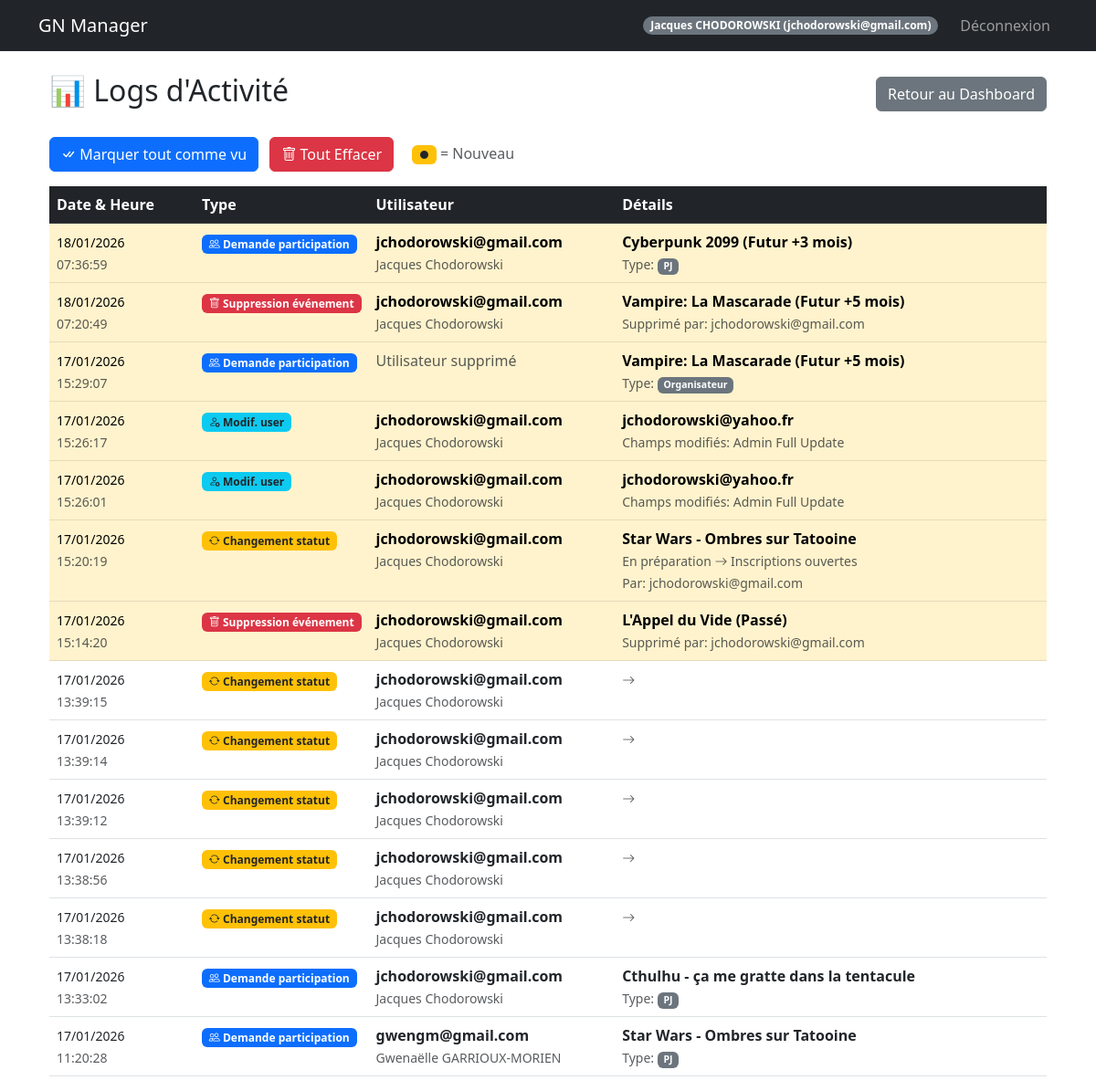
/admin/logs (signed in), run on the app's committed database.
### models.py (models this page shows, shortened)
class User(UserMixin, db.Model):
    id = db.Column(db.Integer, primary_key=True)
    email = db.Column(db.String(120), unique=True, nullable=False)
    password_hash = db.Column(db.String(128))
    nom = db.Column(db.String(80))
    prenom = db.Column(db.String(80))
    age = db.Column(db.Integer)
    genre = db.Column(db.String(20))
    avatar_url = db.Column(db.String(200))
    role = db.Column(db.String(20), default='user')  # createur, sysadmin, user
    is_banned = db.Column(db.Boolean, default=False)
    is_deleted = db.Column(db.Boolean, default=False)  # Suppression logique
    @property
    def is_admin(self):
        return self.role in ['createur', 'sysadmin']

class ActivityLog(db.Model):
    id = db.Column(db.Integer, primary_key=True)
    action_type = db.Column(db.String(50), nullable=False)
    user_id = db.Column(db.Integer, db.ForeignKey('user.id'))
    event_id = db.Column(db.Integer, db.ForeignKey('event.id'), nullable=True)
    details = db.Column(db.Text)  # JSON
    is_viewed = db.Column(db.Boolean, default=False)
    created_at = db.Column(db.DateTime, default=datetime.utcnow)
    user = db.relationship('User', backref='activity_logs')
    event = db.relationship('Event', backref='activity_logs')

### routes/admin_routes.py (the view)
@admin_bp.route('/admin/logs')
@login_required
@admin_required
def admin_logs():
    logs = ActivityLog.query.order_by(ActivityLog.created_at.desc()).all()
    for log in logs:
        try:
            log.details_dict = json.loads(log.details or '{}')
        except json.JSONDecodeError:
            log.details_dict = {}
    return render_template('admin_logs.html', logs=logs)

### templates/admin_logs.html (shortened to what this page needs)
{% extends "base.html" %}
{% block content %}
<div class="container mt-4">
    <div class="d-flex justify-content-between align-items-center mb-4">
        <h2>📊 Logs d'Activité</h2>
        <a href="{{ url_for('admin.dashboard') }}" class="btn btn-secondary">Retour au Dashboard</a>
    </div>
    {% if logs %}
    <div class="mb-3">
        <button id="markViewedBtn" class="btn btn-primary">
            <i class="bi bi-check-all"></i> Marquer tout comme vu
        </button>
        <form action="{{ url_for('admin.delete_all_logs') }}" method="POST" class="d-inline ms-2"
            onsubmit="return confirm('Êtes-vous sûr de vouloir TOUT effacer ? Cette action est irréversible.');">
            <button type="submit" class="btn btn-danger">
                <i class="bi bi-trash"></i> Tout Effacer
            </button>
        </form>
        <span class="ms-3 text-muted">
            <span class="badge bg-warning text-dark">●</span> = Nouveau
        </span>
    </div>
    <div class="table-responsive">
        <table class="table table-hover">
            <thead class="table-dark">
                <tr>
                    <th style="width: 15%">Date & Heure</th>
                    <th style="width: 15%">Type</th>
                    <th style="width: 25%">Utilisateur</th>
                    <th style="width: 45%">Détails</th>
                </tr>
            </thead>
            <tbody>
                {% for log in logs %}
                <tr {% if not log.is_viewed %}class="table-warning" {% endif %}>
                    <td>
                        <small>{{ log.created_at.strftime('%d/%m/%Y') }}</small><br>
                        <small class="text-muted">{{ log.created_at.strftime('%H:%M:%S') }}</small>
                    </td>
                    <td>
                        {% if log.action_type == 'user_registration' %}
                        <span class="badge bg-success">
                            <i class="bi bi-person-plus"></i> Inscription
                        </span>
                        {% elif log.action_type == 'event_creation' %}
                        <span class="badge bg-info">
                            <i class="bi bi-calendar-plus"></i> Création événement
                        </span>
                        {% elif log.action_type == 'event_participation' %}
                        <span class="badge bg-primary">
                            <i class="bi bi-people"></i> Demande participation
                        </span>
                        {% elif log.action_type == 'Modification statut' %}
                        <span class="badge bg-warning text-dark">
                            <i class="bi bi-arrow-repeat"></i> Changement statut
                        </span>
                        {% elif log.action_type == 'Suppression utilisateur' %}
                        <span class="badge bg-danger">
                            <i class="bi bi-person-x"></i> Suppression user
                        </span>
                        {% elif log.action_type == 'Mise à jour événement' %}
                        <span class="badge bg-info text-dark">
                            <i class="bi bi-pencil"></i> Modif. événement
                        </span>
                        {% elif log.action_type == 'Mise à jour participant' %}
                        <span class="badge bg-info text-dark">
                            <i class="bi bi-person-gear"></i> Modif. participant
                        </span>
                        {% elif log.action_type == 'Mise à jour groupes' %}
                        <span class="badge bg-secondary">
                            <i class="bi bi-collection"></i> Config. groupes
                        </span>
                        {% elif log.action_type == 'Mise à jour utilisateur' %}
                        <span class="badge bg-info text-dark">
                            <i class="bi bi-person-gear"></i> Modif. user
                        </span>
                        {% elif log.action_type == 'Suppression événement' %}
                        <span class="badge bg-danger">
                            <i class="bi bi-trash"></i> Suppression événement
                        </span>
                        {% endif %}
                    </td>
                    <td>
                        {% if log.user %}
                        <strong>{{ log.user.email }}</strong>
                        {% if log.user.prenom and log.user.nom %}
                        <br><small class="text-muted">{{ log.user.prenom }} {{ log.user.nom }}</small>
                        {% endif %}
                        {% else %}
                        <span class="text-muted">Utilisateur supprimé</span>
                        {% endif %}
                    </td>
                    <td>
                        {% if log.action_type == 'user_registration' %}
                        <div>
                            <strong>{{ log.details_dict.prenom }} {{ log.details_dict.nom }}</strong>
                        </div>
                        <small class="text-muted">
                            Email: {{ log.details_dict.email }}
                            {% if log.details_dict.genre %}
                            | Genre: {{ log.details_dict.genre }}
                            {% endif %}
                        </small>
                        {% elif log.action_type == 'event_participation' %}
                        <div>
                            <strong>{{ log.details_dict.event_name }}</strong>
                        </div>
                        <small class="text-muted">
                            Type: <span class="badge bg-secondary">{{ log.details_dict.type }}</span>
                        </small>
                        {% elif log.action_type == 'Modification statut' %}
                        <div>
                            <strong>{{ log.details_dict.event_name }}</strong>
                        </div>
                        <small class="text-muted">
                            {{ log.details_dict.old_status }} <i class="bi bi-arrow-right"></i> {{
                            log.details_dict.new_status }}
                            {% if log.details_dict.changed_by %}
                            <br>Par: {{ log.details_dict.changed_by }}
                            {% endif %}
                        </small>
                        {% elif log.action_type == 'Mise à jour utilisateur' %}
                        <div>
                            <strong>{{ log.details_dict.target_email }}</strong>
                        </div>
                        <small class="text-muted">
                            Champs modifiés: {{ log.details_dict.updated_fields }}
                        </small>
                        {% elif log.action_type == 'Suppression événement' %}
                        <div>
                            <strong>{{ log.details_dict.event_name }}</strong>
                        </div>
                        <small class="text-muted">
                            Supprimé par: {{ log.details_dict.deleted_by_email }}
                        </small>
                        {% endif %}
                    </td>
                </tr>
                {% endfor %}
            </tbody>
        </table>
    </div>
    {% else %}
    <div class="alert alert-info">
        <i class="bi bi-info-circle"></i> Aucune activité enregistrée pour le moment.
    </div>
    {% endif %}
</div>
{% endblock %}

### templates/base.html (shortened to what this page needs)
<!DOCTYPE html>
<html lang="fr">
<head>
    <link href="https://cdn.jsdelivr.net/npm/bootstrap@5.3.0/dist/css/bootstrap.min.css" rel="stylesheet">
    <link rel="stylesheet" href="https://cdn.jsdelivr.net/npm/bootstrap-icons@1.11.3/font/bootstrap-icons.min.css">
</head>
<body>
    <nav class="navbar navbar-expand-lg navbar-dark bg-dark">
        <div class="container">
            <a class="navbar-brand" href="{{ url_for('auth.index') }}">GN Manager</a>
            {% if current_user.is_authenticated %}
            <div class="navbar-nav ms-auto align-items-center">
                <span class="badge bg-secondary rounded-pill me-3">{{ current_user.prenom }} {{ current_user.nom|upper
                    }} ({{ current_user.email }})</span>
                <a class="nav-link" href="{{ url_for('auth.logout') }}">Déconnexion</a>
            </div>
            {% endif %}
        </div>
    </nav>
    <div class="container mt-4">
        {% block content %}{% endblock %}
    </div>
</body>
</html>

### data on the page
User: prenom "Jacques", nom "CHODOROWSKI", email "jchodorowski@gmail.com"
ActivityLog: created_at "18/01/2026", created_at "07:36:59", shows "Demande participation", user.email "jchodorowski@gmail.com", user.prenom "Jacques", user.nom "Chodorowski", details_dict.event_name "Cyberpunk 2099 (Futur +3 mois)", details_dict.type "PJ"
ActivityLog: created_at "18/01/2026", created_at "07:20:49", shows "Suppression événement", user.email "jchodorowski@gmail.com", user.prenom "Jacques", user.nom "Chodorowski", details_dict.event_name "Vampire: La Mascarade (Futur +5 mois)", details_dict.deleted_by_email "jchodorowski@gmail.com"
ActivityLog: created_at "17/01/2026", created_at "15:29:07", shows "Demande participation", shows "Utilisateur supprimé", details_dict.event_name "Vampire: La Mascarade (Futur +5 mois)", details_dict.type "Organisateur"
ActivityLog: created_at "17/01/2026", created_at "15:26:17", shows "Modif. user", user.email "jchodorowski@gmail.com", user.prenom "Jacques", user.nom "Chodorowski", details_dict.target_email "jchodorowski@yahoo.fr", details_dict.updated_fields "Admin Full Update"
ActivityLog: created_at "17/01/2026", created_at "15:26:01", shows "Modif. user", user.email "jchodorowski@gmail.com", user.prenom "Jacques", user.nom "Chodorowski", details_dict.target_email "jchodorowski@yahoo.fr", details_dict.updated_fields "Admin Full Update"
ActivityLog: created_at "17/01/2026", created_at "15:20:19", shows "Changement statut", user.email "jchodorowski@gmail.com", user.prenom "Jacques", user.nom "Chodorowski", details_dict.event_name "Star Wars - Ombres sur Tatooine", details_dict.old_status "En préparation", details_dict.new_status "Inscriptions ouvertes", details_dict.changed_by "jchodorowski@gmail.com"
ActivityLog: created_at "17/01/2026", created_at "15:14:20", shows "Suppression événement", user.email "jchodorowski@gmail.com", user.prenom "Jacques", user.nom "Chodorowski", details_dict.event_name "L'Appel du Vide (Passé)", details_dict.deleted_by_email "jchodorowski@gmail.com"
ActivityLog: created_at "17/01/2026", created_at "13:39:15", shows "Changement statut", user.email "jchodorowski@gmail.com", user.prenom "Jacques", user.nom "Chodorowski"
ActivityLog: created_at "17/01/2026", created_at "13:39:14", shows "Changement statut", user.email "jchodorowski@gmail.com", user.prenom "Jacques", user.nom "Chodorowski"
ActivityLog: created_at "17/01/2026", created_at "13:39:12", shows "Changement statut", user.email "jchodorowski@gmail.com", user.prenom "Jacques", user.nom "Chodorowski"
ActivityLog: created_at "17/01/2026", created_at "13:38:56", shows "Changement statut", user.email "jchodorowski@gmail.com", user.prenom "Jacques", user.nom "Chodorowski"
ActivityLog: created_at "17/01/2026", created_at "13:38:18", shows "Changement statut", user.email "jchodorowski@gmail.com", user.prenom "Jacques", user.nom "Chodorowski"
ActivityLog: created_at "17/01/2026", created_at "13:33:02", shows "Demande participation", user.email "jchodorowski@gmail.com", user.prenom "Jacques", user.nom "Chodorowski", details_dict.event_name "Cthulhu - ça me gratte dans la tentacule", details_dict.type "PJ"
ActivityLog: created_at "17/01/2026", created_at "11:20:28", shows "Demande participation", user.email "gwengm@gmail.com", user.prenom "Gwenaëlle", user.nom "GARRIOUX-MORIEN", details_dict.event_name "Star Wars - Ombres sur Tatooine", details_dict.type "PJ"
